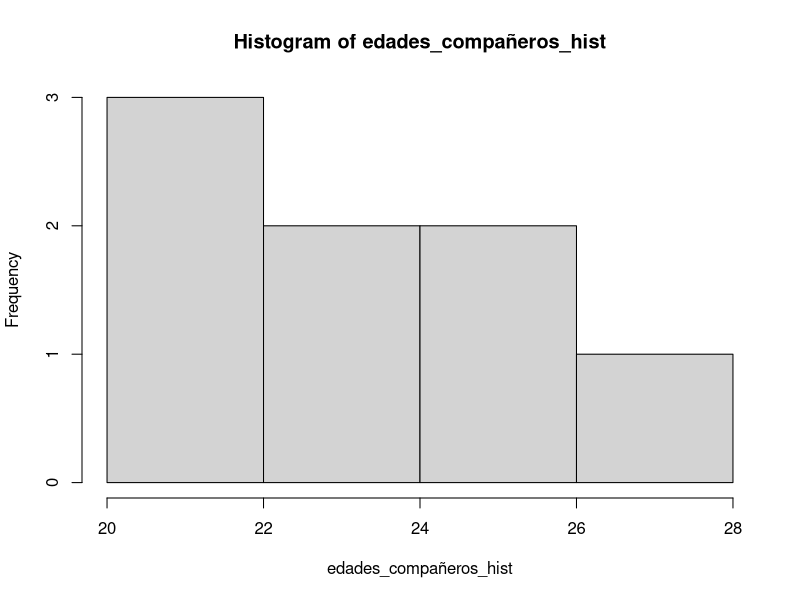
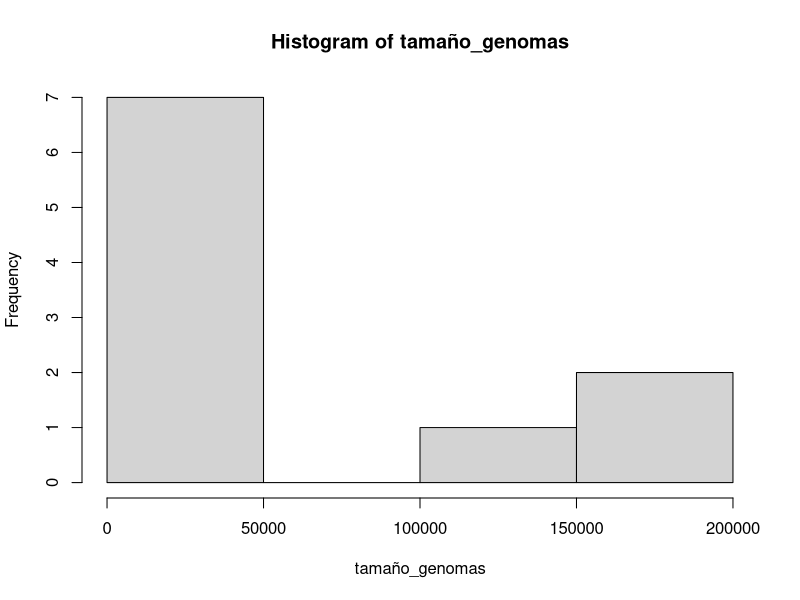
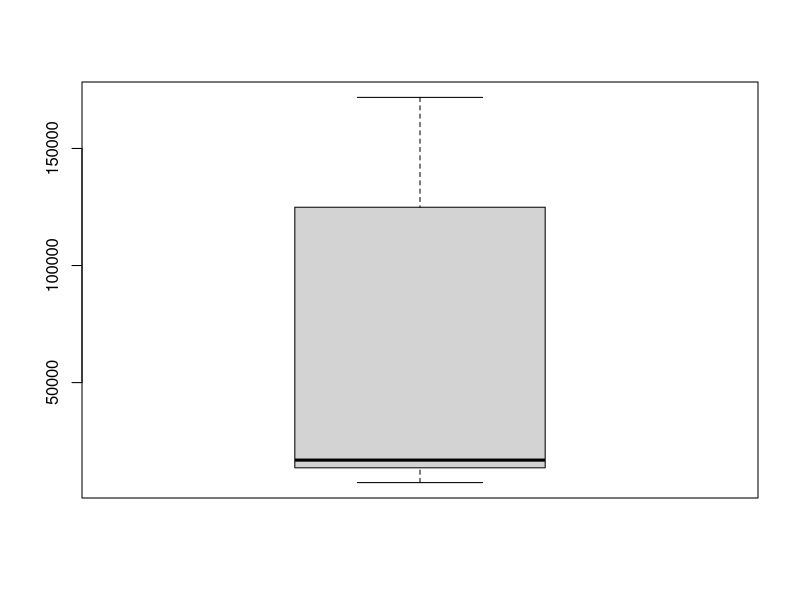
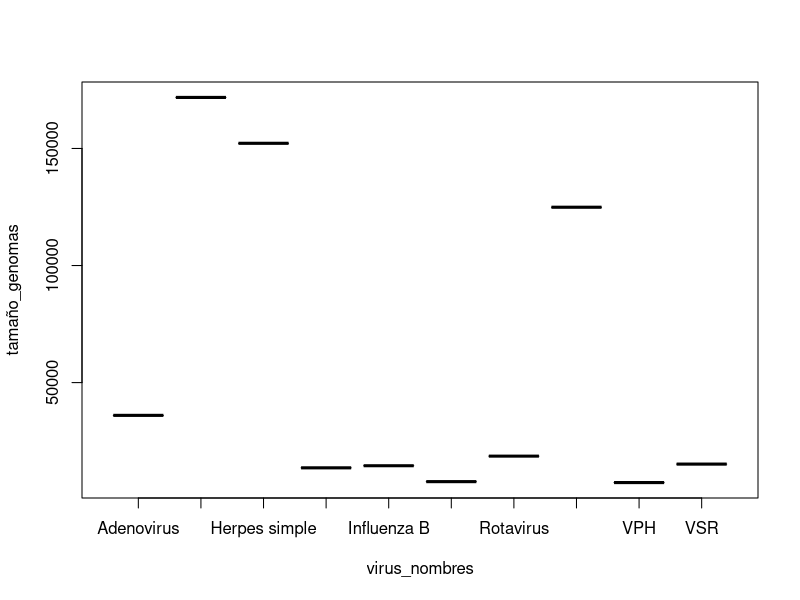

Recreate these plots in R, in order.
####### Tarea 1: Bioinfo posgrado#### 
#### Ejercicios del capítulo 3 ###

#####1. Dado un vector x, escribe un código que determine si todos los elementos del 
#vector son iguales a cero utilizando la función all().

#creando vector 
X <- c(1:10)
X
all(X == 0)
#resultado: FALSE

#####2. Escribe un código que tome un vector x y devuelva TRUE si hay algún 
#elemento repetido en el vector, utilizando la función any().
X <- rep(X, 2)
X
any(X == X) #resultado: TRUE

#####3. Dado un vector x, escribe una función que determine si todos los elementos del 
#vector son iguales entre sí utilizando la función all().
print(X[11]) #esta línea imprime el valor asignado en la posición 11 de mi vector X.

all(X[1] == X) #si todos los valores son iguales al primero, entonces, todos 
#son iguales entre sí. Para este caso, no lo son. 

##### 4. Escribe una función que tome dos vectores (“x” y “y”) y devuelva TRUE 
#si ambos vectores tienen algún elemento en común, utilizando la función any()
Y <- c(10:19); Y <- rep(Y, 2)


##### 5. Escribe una función que tome dos vectores (“x” y “y”) y devuelva TRUE si 
#todos los elementos del vector x son mayores que los elementos correspondientes 
#en el vector y, utilizando la función all().
all( X > Y) #Falso debido a los valores que yo asigné a mis vectores. 
#modificando valores 
X <- X*11
X
all( X > Y) #ahora sí, el resultado es verdadero. 

#####6 . Dado un vector x, escribe una función que determine si todos los elementos del 
#vector son menores que cero utilizando la función all().
all(X < 0)

##### 7. Escribe una función que tome dos vectores (“x” y “y”) y devuelva TRUE 
#si al menos un elemento del vector x es mayor que los elementos correspondientes 
#en el vector y, utilizando la función any().
any(X > Y) #TRUE

##### 8. Dado un vector x, escribe una función que determine si todos los 
#elementos del vector son iguales a un valor específico a utilizando la 
#función all().
all(X == 2) #FALSE dado que los valores del vector, aunque se repiten, ninguno es 2 y
#el vector no está compuesto únicamente por el valor "2" repetido.
all(X == "Hola")  #ningun valor del vector es de texto.

##### 9. Escribe una función que tome dos vectores (“x” y “y”) y devuelva TRUE 
#si al menos un elemento del vector x es menor que los elementos correspondientes 
#en el vector y, utilizando la función any().
X <- X/10 #para que el resultado del ejercicio sea TRUE
X
any(X < Y)

##### Operaciones con vectores ####
##### 10. ¿qué función tienen los siguientes comandos?
help(sd) #calcula la desviación estándar de un conjunto de datos dado un vector X.
help(quantile) #calcula quantiles de un vector dado x dependiendo de la 
#probabilidad que se le asinge.

##### 11. ¿Cuál es el promedio de las edades sin contar la de Beth? 
#copiando comandos para generar data frame de "EDADES"
edades <- c(35,35,70,17,14) 
nombres <- c("Jerry","Beth","Rick", "Summer","Morty")
names(edades) <- nombres 
edades #se copió todo de manera correcta.
mean(edades[-2]) #no funciona si usamos el nombre "Beth" en lugar de su 
#posición en el vector

##### 12. Quiten a Morty del vector, ordénenlo y guárdenlo como un nuevo objeto.
Morty <- edades[5]
Morty
edades_sMorty <- edades[-5]
edades_sMorty
##### 12. ¿Hay alguna edad que sea mayor de 75? ¿Menor de 12? ¿Entre 12 y 20?
any(edades > 60)
any(edades < 12)
any(edades >= 12); any(edades <= 20) #puede usar el comando & también 

###### Tamaños de genomas ####
#13. Generar vector de edades de 10 compañeros, asígnales nombre.
edades_compañeros <- seq(from = 21, to = 30, by= 1)
edades_compañeros <- sample(edades_compañeros, replace = TRUE)
nombres_compñeros <- c("Amairani", "Itzel", "Vanessa", "Eliseo", "Melanie", "CLaudia",  
                       "Carolina", "Diana", "Eren", "Bernardo")
names(edades_compañeros) <- nombres_compñeros 
edades_compañeros
# Encuentra el mínimo,máximo, media, mediana, la desviación estándar, la 
#longitud del vector y selecciona sólo los elementos impares.
range(edades_compañeros)
mean(edades_compañeros)
median(edades_compañeros)
sd(edades_compañeros)
length(edades_compañeros)
edades_compañeros_orden <- sort(edades_compañeros)
edades_compañeros_orden
#
any(edades_compañeros == edades_compañeros)
which(edades_compañeros == edades_compañeros)
#
#evidentemente esto no me está dando lo que necesito porque la lógica con la
#cual funcionan es diferente.
edades_impar <- edades_compañeros[edades_compañeros %% 2 != 0]
edades_impar
# lo que hace el paso anterior es dividir cada componente del vector en 2, 
#si el residuo de la división es 0, significa que el número puede divirse en dos sin problema 
#(sin numeros decimales), por lo que es número par. Si el residuo de la división es mayor a 0,
#quiere decir que no es un numero par. Esto lo investigué en la red, cabe aclarar.


# Elimina el máximo y el mínimo y con el vector resultante realiza un histograma.
edades_compañeros <- sort(edades_compañeros)
edades_compañeros_hist<- edades_compañeros[-c(1, 10)] 
edades_compañeros_hist
hist(edades_compañeros_hist)
# Crea un vector de caracteres con diez nombres de especies y asocialo con su 
#número de acceso de NCBI para su genoma en nucleótidos.
especies_AccNum_nombres <- c("Saccharomyces cerevisiae", "Escherichia coli", "Pseduomonas aeruginosa", "Candida albicans", 
                     "Proteus mirabilis", "Saccharomyces pastorianus", "Candida tropiccalis", "Mycobacterium tuberculosis",
                     "Streptococcus pneumoniae", "Gardnerella vaginalis")
especies_AccNum <- c("GCA_000146045.2", "GCA_000008865.2", "GCA_000006765.1", "GCA_000182965.3", "GCA_000069965.1", 
                     "GCA_011022315.1", "GCA_000006335.3", "GCA_000195955.2", "GCA_001457635.1", "GCA_001042655.1")
names(especies_AccNum) <- especies_AccNum_nombres
especies_AccNum

###### 14. Crea un vector con los meses en los que todas las alumnas del grupo 
#cumplen años. 3. Aprovecha los levels para generar un objeto que guarde el 
#número de estudiantes que cumplen años cada mes.
meses_cumpleaños <- c("Febrero", "Marzo", "Abril", "Abril", "Junio", "Julio", "Marzo", "Septiembre", "Octubre", 
          "Noviembre", "Octubre")
as.factor(meses_cumpleaños)
numero_estudiantes_cada_mes <- table(meses_cumpleaños)
numero_estudiantes_cada_mes

##### 15. 
virus_nombres <- c("Influenza A", "Influenza B", "Norovirus", "VPH", "Varicela-Zoster", "Herpes simple",
                   "Rotavirus", "VSR", "Epstein Barr", "Adenovirus")
acc_num <- c("GCA_000865725.1", "GCA_000820495.2", "GCA_000864005.1", "GCA_001274345.1", "GCA_000858285.1", 
             "GCA_000859985.2", "GCA_000880735.1", "GCA_964661075.1", "GCA_002402265.1", "GCA_025630205.1	")
tamaño_genomas <- c(13600, 14500, 7700, 7300, 124900, 152200, 18600, 15200, 171800, 36000)

names(acc_num) <- virus_nombres
acc_num
names(tamaño_genomas) <- virus_nombres 
tamaño_genomas
tamaño_genomas[which(tamaño_genomas > 300)]
#lo haré con mayores y menores a 8000 para que no sea un vector vacío
menores <- tamaño_genomas[which(tamaño_genomas < 8000)]
menores
mayores <- tamaño_genomas[which(tamaño_genomas  > 8000)]
mayores
hist(tamaño_genomas)
boxplot(tamaño_genomas) #así me genera una sola caja, puesto que es únicamente
                        #un cojunto de datos y realiza los cálculos con ese conjunto de datos.
boxplot(tamaño_genomas ~ virus_nombres) #utilizando la fórmula de esta manera
                                        #ya me muestra todos los virus diferentes,
                                        #pero no puede hacer los cálculos 
                                        #que se representan en un boxplot
                                     

##clase del 12/02/26 #####

##para nivel de expresion:
expresion_genes <-runif(5, 0, 1000 )
expresion_genes[expresion_genes>60]
which(expresion_genes>60)

##
#Abundancia de especies 
abundancia <- sample(1:100, 20, replace = TRUE)
#asignales nombres
